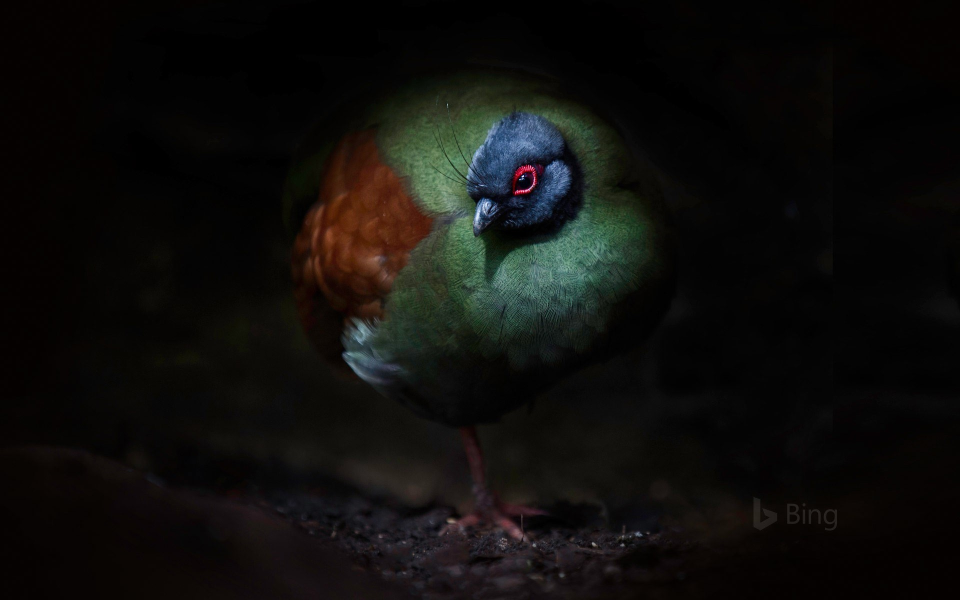
#> input picture 09-inception/bird.jpg, 1920 x 1200 px (shown at 1/2 size)
$ python crop_image.py ../09-inception/bird.jpg   (older library calls are emulated)
#> lines starting #> are read from the running program, lines starting #| are printed output that depends on the picture
# -*- coding: utf-8 -*-

from PIL import Image

def resize_and_crop(img_path, modified_path, size, crop_type='top', to_greyscale=False):
    """
    Resize and crop an image to fit the specified size.
    args:
        img_path: path for the image to resize.
        modified_path: path to store the modified image.
        size: `(width, height)` tuple.
        crop_type: can be 'top', 'middle' or 'bottom', depending on this
            value, the image will cropped getting the 'top/left', 'midle' or
            'bottom/rigth' of the image to fit the size.
    raises:
        Exception: if can not open the file in img_path of there is problems
            to save the image.
        ValueError: if an invalid `crop_type` is provided.
    """
#> called with img_path = '../09-inception/bird.jpg', modified_path = '../09-inception/bird.jpg', size = (28, 28), crop_type = 'middle', to_greyscale = True
    # If height is higher we resize vertically, if not we resize horizontally
    img = Image.open(img_path)
#> img is the input picture: PIL image 1920x1200 RGB; mean R, G, B 14.6, 13.9, 11.7
    if to_greyscale:
        img = img.convert('L')
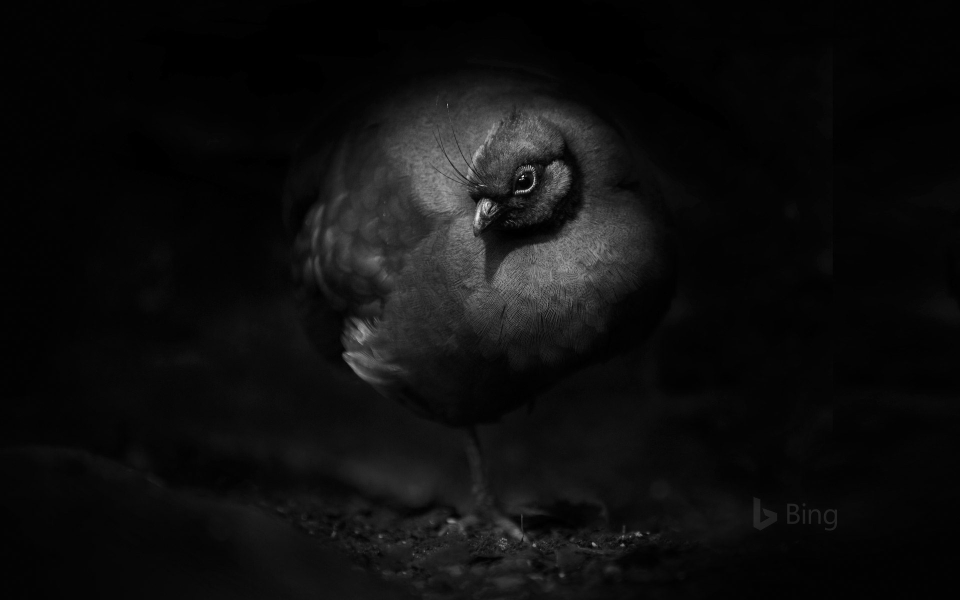
#> img: PIL image 1920x1200 L (shown at 1/2 size); min 0, max 251, mean 13.8
    # Get current and desired ratio for the images
    img_ratio = img.size[0] / float(img.size[1])
#> img_ratio = 1.6
    ratio = size[0] / float(size[1])
    #The image is scaled/cropped vertically or horizontally depending on the ratio
    if ratio > img_ratio:
        img = img.resize((size[0], size[0] * img.size[1] / img.size[0]),
                Image.ANTIALIAS)
        # Crop in the top, middle or bottom
        if crop_type == 'top':
            box = (0, 0, img.size[0], size[1])
        elif crop_type == 'middle':
            box = (0, (img.size[1] - size[1]) / 2, img.size[0], (img.size[1] + size[1]) / 2)
        elif crop_type == 'bottom':
            box = (0, img.size[1] - size[1], img.size[0], img.size[1])
        else :
            raise ValueError('ERROR: invalid value for crop_type')
        img = img.crop(box)
    elif ratio < img_ratio:
        img = img.resize((size[1] * img.size[0] / img.size[1], size[1]),
                Image.ANTIALIAS)
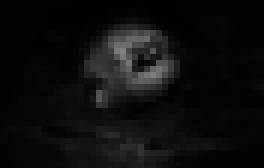
#> img: PIL image 44x28 L (shown 6 times larger); min 0, max 128, mean 13.8
        # Crop in the top, middle or bottom
        if crop_type == 'top':
            box = (0, 0, size[0], img.size[1])
        elif crop_type == 'middle':
            box = ((img.size[0] - size[0]) / 2, 0, (img.size[0] + size[0]) / 2, img.size[1])
#> box = (8, 0, 36, 28)
        elif crop_type == 'bottom':
            box = (img.size[0] - size[0], 0, img.size[0], img.size[1])
        else :
            raise ValueError('ERROR: invalid value for crop_type')
        img = img.crop(box)
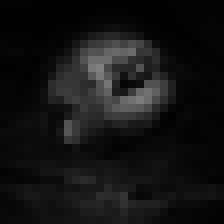
#> img: PIL image 28x28 L (shown 8 times larger); min 0, max 128, mean 19.4
    else :
        img = img.resize((size[0], size[1]),
                Image.ANTIALIAS)
        # If the scale is the same, we do not need to crop
    img.save(modified_path)


if __name__ == '__main__':
    import sys
    resize_and_crop(sys.argv[1], sys.argv[1], (28, 28), 'middle', True)
